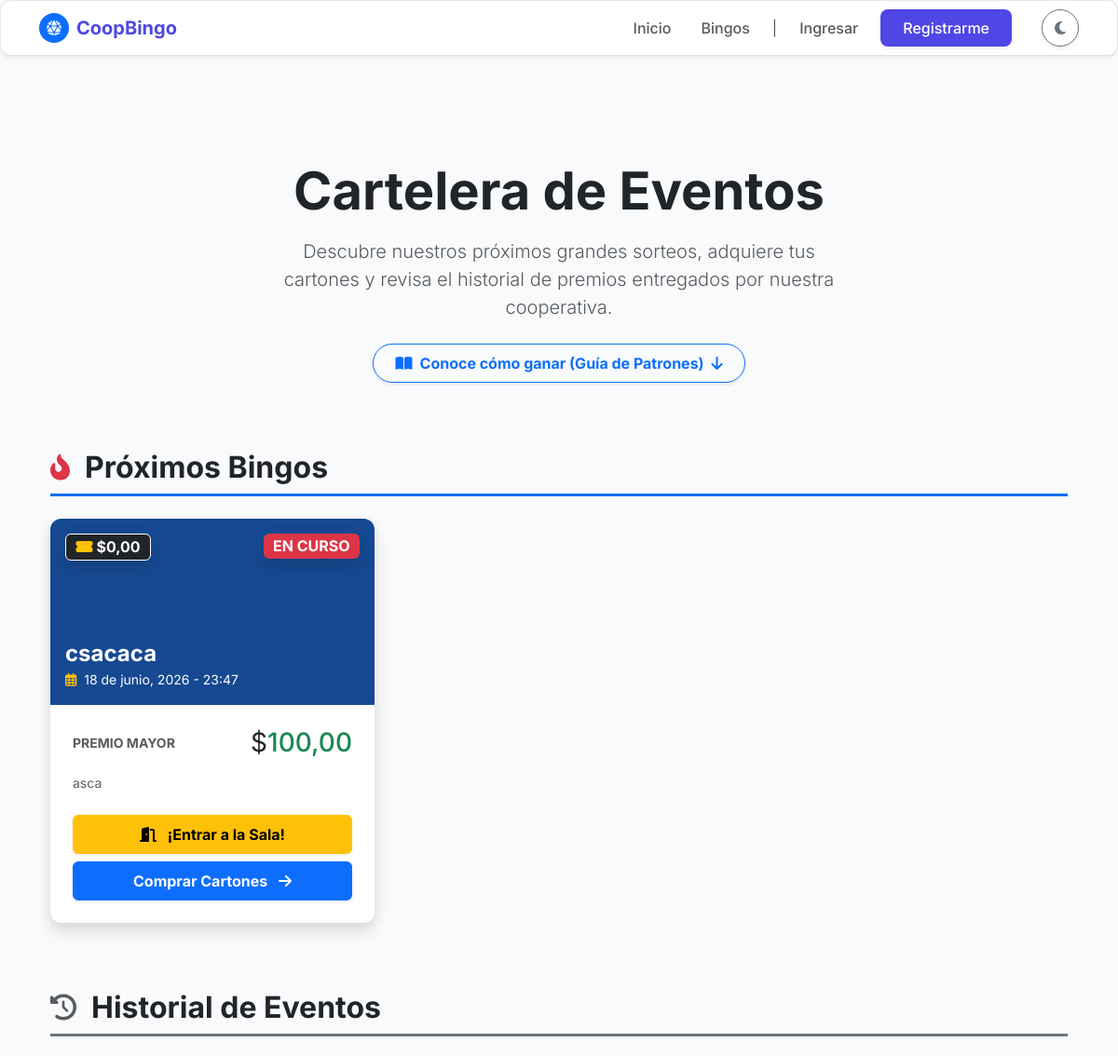
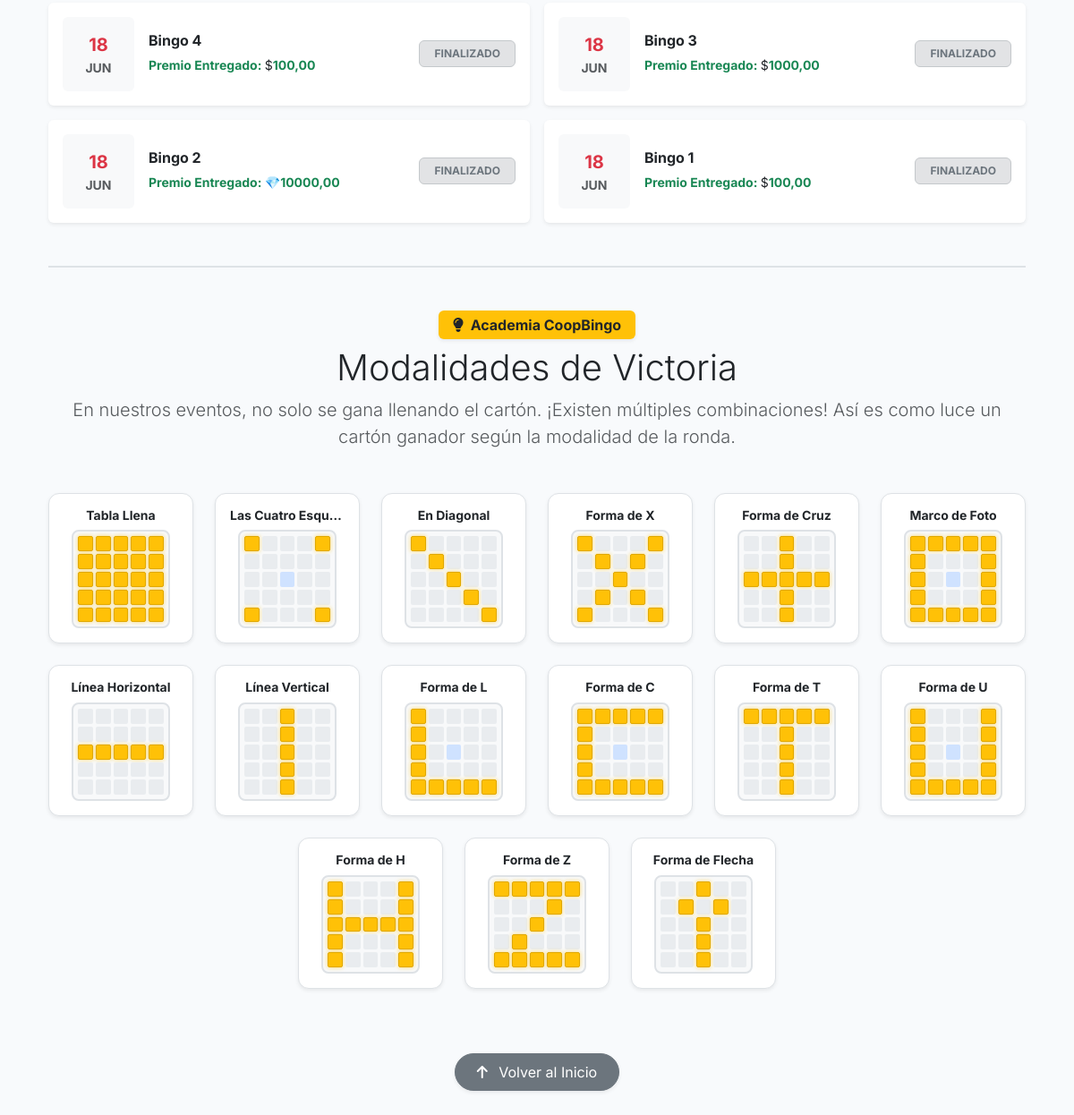
The page /bingo-publico/ on the database its author committed (2 pictures, top to bottom).
### bingo/models.py (models this page shows, shortened)
class Bingo(models.Model):
    TIPO_BINGO_CHOICES = [
        ('Virtual', 'Virtual'),
        ('Presencial', 'Presencial'),
    ]
    ESTADO_BINGO_CHOICES = [
        ('Programado', 'Programado'),
        ('En Curso', 'En Curso'),
        ('Finalizado', 'Finalizado'),
        ('Cancelado', 'Cancelado'),
    ]
    idbingo = models.AutoField(primary_key=True)
    idunidadmonetaria = models.ForeignKey(
        'UnidadMonetaria',
        on_delete=models.PROTECT,
        db_column='idunidadmonetaria',
        verbose_name="Unidad Monetaria"
    )
    titulobingo = models.CharField(
        max_length=150,
        verbose_name="Título del Bingo"
    )
    fechaprogramadabingo = models.DateTimeField(
        verbose_name="Fecha y Hora del Evento"
    )
    tipobingo = models.CharField(
        max_length=20,
        choices=TIPO_BINGO_CHOICES,
        verbose_name="Tipo de Bingo"
    )
    lugarbingo = models.CharField(
        max_length=255,
        null=True,
        blank=True,
        verbose_name="Lugar (si es presencial)"
    )
    urlsesionbingo = models.CharField(
        max_length=255,
        null=True,
        blank=True,
        verbose_name="Link de la sesión (si es virtual)"
    )
    preciocarton = models.DecimalField(
        max_digits=10,
        decimal_places=2,
        validators=[MinValueValidator(Decimal('0.01'))],
        verbose_name="Precio del Cartón"
    )
    premiomayor = models.DecimalField(
        max_digits=10,
        decimal_places=2,
        verbose_name="Monto del Premio Mayor"
    )
    descripcionpremiomayor = models.CharField(
        max_length=100,
        verbose_name="¿Qué es el premio mayor?"
    )
    estadobingo = models.CharField(
        max_length=20,
        choices=ESTADO_BINGO_CHOICES,
        default='Programado',
        verbose_name="Estado del Bingo"
    )
    rutaimagenpremiomayor = models.ImageField(
        upload_to='bingo/imagen_premio_mayor/',
        max_length=300,
        null=True,
        blank=True,
        verbose_name="Imagen del Premio"
    )
    urlvideopromocional = models.FileField(
        upload_to='bingo/video_promocional/',
        max_length=300,
        null=True,
        blank=True,
        verbose_name="Video Promocional"
    )
    descripcionpremios = models.TextField(
        max_length=500,
        null=True,
        blank=True,
        verbose_name="Descripción de otros premios"
    )
    class Meta:
        db_table = 'Bingo'
        verbose_name = 'Bingo'
        verbose_name_plural = 'Bingos'

class UnidadMonetaria(models.Model):
    TIPO_MONEDA_CHOICES = [
        ('Efectivo', 'Efectivo'),
        ('Virtual', 'Virtual'),
    ]
    idunidadmonetaria = models.AutoField(primary_key=True)
    nombremoneda = models.CharField(max_length=100, unique=True, verbose_name="Nombre de la Moneda")
    tipomoneda = models.CharField(max_length=12, choices=TIPO_MONEDA_CHOICES, verbose_name="Tipo de Moneda")
    simbolomoneda = models.CharField(max_length=255, verbose_name="Símbolo")
    tasaconversionmoneda = models.DecimalField(max_digits=10, decimal_places=2, default=1.00, verbose_name="Tasa de Conversión")
    estadomoneda = models.BooleanField(default=True, verbose_name="Estado Activo")
    class Meta:
        db_table = 'unidadmonetaria'
        verbose_name = 'Unidad Monetaria'
        verbose_name_plural = 'Unidades Monetarias'

### bingo/views.py (the view)
# urls.py: path('bingo-publico/', views.bingo_publico, name='bingo'), # Apunta a comunes/bingo.html
def bingo_publico(request):
    bingos_activos = Bingo.objects.filter(
        estadobingo__in=['Programado', 'En Curso']
    ).order_by('fechaprogramadabingo')
    bingos_pasados = Bingo.objects.filter(
        estadobingo__in=['Finalizado', 'Cancelado']
    ).order_by('-fechaprogramadabingo') # Ordenados del más reciente al más antiguo
    ahora = timezone.now()
    for b in bingos_activos:
        if b.fechaprogramadabingo:
            hora_apertura = b.fechaprogramadabingo - timedelta(minutes=30)
            partida_activa = PartidaBingo.objects.filter(
                idbingo=b,
                estadopartida__in=['Programada', 'En Juego']
            ).order_by('idpartidabingo').first()
            if ahora >= hora_apertura and partida_activa:
                b.sala_abierta = True
                b.id_partida_a_entrar = partida_activa.idpartidabingo
            else:
                b.sala_abierta = False
        else:
            b.sala_abierta = False
    contexto = {
        'bingos_activos': bingos_activos,
        'bingos_pasados': bingos_pasados,
        'unidad_monetaria': UnidadMonetaria.objects.first()
    }
    return render(request, 'comunes/bingo.html', contexto)

### bingo/templates/comunes/bingo.html (shortened to what this page needs)
{% extends 'comunes/base.html' %}
{% load static %}
{% block content %}
<div class="container text-center py-5 mt-3 mb-4">
    <h1 class="display-4 fw-bold tracking-tight mb-3 animate__animated animate__fadeInDown text-body">
        Cartelera de Eventos
    </h1>
    <p class="lead text-body-secondary mx-auto" style="max-width: 600px;">
        Descubre nuestros próximos grandes sorteos, adquiere tus cartones y revisa el historial de premios entregados por nuestra cooperativa.
    </p>
    <div class="mt-4 animate__animated animate__fadeInUp">
        <a href="#guia-patrones" class="btn btn-outline-primary rounded-pill px-4 py-2 fw-bold shadow-sm">
            <i class="fas fa-book-open me-2"></i>Conoce cómo ganar (Guía de Patrones) <i class="fas fa-arrow-down ms-1"></i>
        </a>
    </div>
</div>
<div class="container pb-5">
    <div class="d-flex align-items-center mb-4 border-bottom border-primary border-3 pb-2">
        <i class="fas fa-fire-alt text-danger fs-3 me-3 animate__animated animate__pulse animate__infinite"></i>
        <h2 class="fw-bold text-body mb-0">Próximos Bingos</h2>
    </div>
    <div class="row g-4 mb-5 pb-4">
        {% for bingo in bingos_activos %}
        <div class="col-md-6 col-lg-4">
            <div class="card-minimalista h-100 shadow border-0 overflow-hidden transform-hover bg-body">
                <div class="bg-primary text-center position-relative" style="height: 200px; {% if bingo.rutaimagenpremiomayor %}background: url('{{ bingo.rutaimagenpremiomayor.url }}') center/cover;{% endif %}">
                    <div class="position-absolute top-0 start-0 w-100 h-100 bg-dark opacity-50"></div>
                    <span class="position-absolute top-0 end-0 m-3 badge {% if bingo.estadobingo == 'En Curso' %}bg-danger animate__animated animate__flash animate__infinite{% else %}bg-warning text-dark{% endif %} fs-6 shadow">
                        {{ bingo.estadobingo|upper }}
                    </span>
                    <span class="position-absolute top-0 start-0 m-3 badge bg-dark border border-white fs-6 shadow">
                        <i class="fas fa-ticket-alt text-warning me-1"></i>{{ bingo.idunidadmonetaria.simbolomoneda }}{{ bingo.preciocarton }}
                    </span>
                    <div class="position-absolute bottom-0 start-0 w-100 p-3 text-start text-white text-shadow-sm z-index-1">
                        <h4 class="fw-bold mb-0 text-truncate" title="{{ bingo.titulobingo }}">{{ bingo.titulobingo }}</h4>
                        <small><i class="far fa-calendar-alt me-1 text-warning"></i> {{ bingo.fechaprogramadabingo|date:"d \d\e F, Y - H:i" }}</small>
                    </div>
                </div>
                <div class="card-body p-4">
                    <div class="d-flex justify-content-between align-items-center mb-3">
                        <span class="text-body-secondary small fw-bold text-uppercase">Premio Mayor</span>
                        <h3 class="text-success fw-black mb-0"><span class="text-body fw-normal">{{ bingo.idunidadmonetaria.simbolomoneda }}</span>{{ bingo.premiomayor }}</h3>
                    </div>
                    <p class="text-body-secondary small mb-4 line-clamp-2">{{ bingo.descripcionpremiomayor }}</p>
                    <div class="d-flex flex-column gap-2">
                        {% if bingo.sala_abierta %}
                            <a href="{% url 'sala_espera' bingo.id_partida_a_entrar %}" class="btn btn-warning w-100 fw-bold py-2 shadow-sm animate__animated animate__pulse animate__infinite" style="animation-duration: 2s;">
                                <i class="fas fa-door-open me-2"></i> ¡Entrar a la Sala!
                            </a>
                        {% endif %}
                        <a href="{% url 'venta_cartones' %}" class="btn btn-primary w-100 fw-bold py-2 shadow-sm">
                            Comprar Cartones <i class="fas fa-arrow-right ms-2"></i>
                        </a>
                    </div>
                </div>
            </div>
        </div>
        {% endfor %}
    </div>
    <div class="d-flex align-items-center mb-4 border-bottom border-secondary border-3 pb-2 mt-5">
        <i class="fas fa-history text-body-secondary fs-3 me-3"></i>
        <h2 class="fw-bold text-body mb-0">Historial de Eventos</h2>
    </div>
    <div class="row g-3">
        {% for bingo in bingos_pasados %}
        <div class="col-12 col-md-6">
            <div class="card border-0 bg-body shadow-sm p-3 d-flex flex-row align-items-center grayscale-hover transition-all">
                <div class="bg-body-tertiary rounded p-3 text-center me-3" style="width: 80px;">
                    <span class="d-block text-danger fw-bold fs-5">{{ bingo.fechaprogramadabingo|date:"d" }}</span>
                    <span class="d-block text-body-secondary small text-uppercase fw-bold">{{ bingo.fechaprogramadabingo|date:"M" }}</span>
                </div>
                <div class="flex-grow-1">
                    <h6 class="fw-bold text-body mb-1">{{ bingo.titulobingo }}</h6>
                    <span class="text-success small fw-bold">Premio Entregado: <span class="text-body fw-normal">{{ bingo.idunidadmonetaria.simbolomoneda }}</span>{{ bingo.premiomayor }}
                </div>
                <div>
                    {% if bingo.estadobingo == 'Cancelado' %}
                        <span class="badge bg-danger-subtle text-danger border border-danger-subtle px-3 py-2">CANCELADO</span>
                    {% else %}
                        <span class="badge bg-secondary-subtle text-secondary border border-secondary-subtle px-3 py-2">FINALIZADO</span>
                    {% endif %}
                </div>
            </div>
        </div>
        {% empty %}
        <div class="col-12 text-center py-4 text-body-secondary">
            <small><i class="fas fa-info-circle me-1"></i> Aún no hay eventos registrados en el historial.</small>
        </div>
        {% endfor %}
    </div>
    <div id="guia-patrones" class="pt-5 mt-5 border-top border-2">
        <div class="text-center mb-5">
            <span class="badge bg-warning text-dark mb-2 px-3 py-2 fw-bold fs-6 shadow-sm"><i class="fas fa-lightbulb me-1"></i> Academia CoopBingo</span>
            <h2 class="fw-black text-body display-6">Modalidades de Victoria</h2>
            <p class="text-body-secondary lead max-w-75 mx-auto">En nuestros eventos, no solo se gana llenando el cartón. ¡Existen múltiples combinaciones! Así es como luce un cartón ganador según la modalidad de la ronda.</p>
        </div>
        <div class="row g-4 justify-content-center" id="contenedor-patrones"></div>
        <div class="text-center mt-5 pt-4">
            <a href="#top-cartelera" class="btn btn-secondary rounded-pill px-4 py-2 shadow-sm">
                <i class="fas fa-arrow-up me-2"></i> Volver al Inicio
            </a>
        </div>
    </div>
</div>
{% endblock %}

### bingo/static/css/base.css (style rules this page uses)
:root { --bg-principal: #f8fafc; --bg-tarjetas: #ffffff; --texto-principal: #1e293b; --texto-secundario: #64748b; --color-primario: #4f46e5; --color-primario-hover: #4338ca; --borde-suave: 1px solid #e2e8f0; --sombra-minimalista: 0 4px 6px -1px rgba(0, 0, 0, 0.05), 0 2px 4px -1px rgba(0, 0, 0, 0.03); }
body { background-color: var(--bg-principal); color: var(--texto-principal); font-family: 'Inter', sans-serif; transition: background-color 0.3s ease, color 0.3s ease; -webkit-font-smoothing: antialiased; }
.card-minimalista { background-color: var(--bg-tarjetas); border: var(--borde-suave); border-radius: 12px; box-shadow: var(--sombra-minimalista); transition: transform 0.2s ease, box-shadow 0.2s ease, background-color 0.3s ease; }

### bingo/templates/comunes/bingo.html (style rules this page uses)
html { scroll-behavior: smooth; }
.line-clamp-2 { display: -webkit-box; -webkit-line-clamp: 2; -webkit-box-orient: vertical; overflow: hidden; }
.transform-hover { transition: transform 0.3s ease, box-shadow 0.3s ease; }

### rows shown on the page
Bingo: estadobingo "EN CURSO", idunidadmonetaria.simbolomoneda "$", preciocarton "0,00", titulobingo "csacaca", fechaprogramadabingo "18 de junio, 2026 - 23:47", premiomayor "100,00", descripcionpremiomayor "asca", shows "¡Entrar a la Sala!"
Bingo: fechaprogramadabingo "18", fechaprogramadabingo "JUN", titulobingo "Bingo 4", idunidadmonetaria.simbolomoneda "$", premiomayor "100,00", estadobingo "FINALIZADO"
Bingo: fechaprogramadabingo "18", fechaprogramadabingo "JUN", titulobingo "Bingo 3", idunidadmonetaria.simbolomoneda "$", premiomayor "1000,00", estadobingo "FINALIZADO"
Bingo: fechaprogramadabingo "18", fechaprogramadabingo "JUN", titulobingo "Bingo 2", idunidadmonetaria.simbolomoneda "💎", premiomayor "10000,00", estadobingo "FINALIZADO"
Bingo: fechaprogramadabingo "18", fechaprogramadabingo "JUN", titulobingo "Bingo 1", idunidadmonetaria.simbolomoneda "$", premiomayor "100,00", estadobingo "FINALIZADO"
